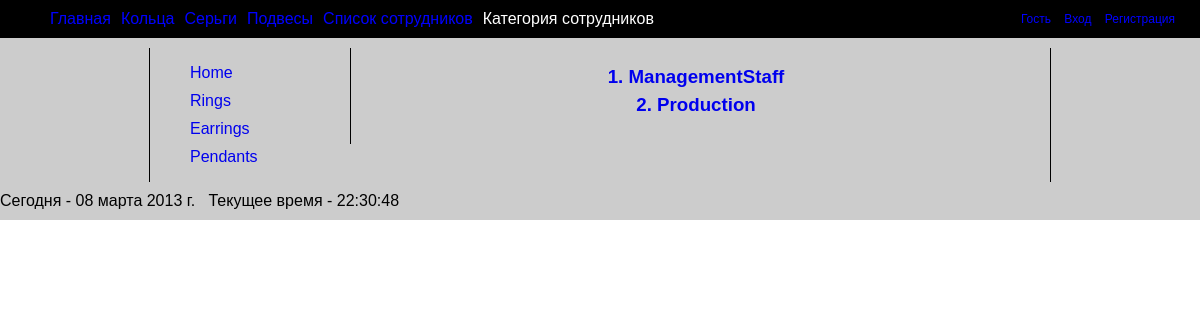
Page /employees_group_view/ on the earlier database version.
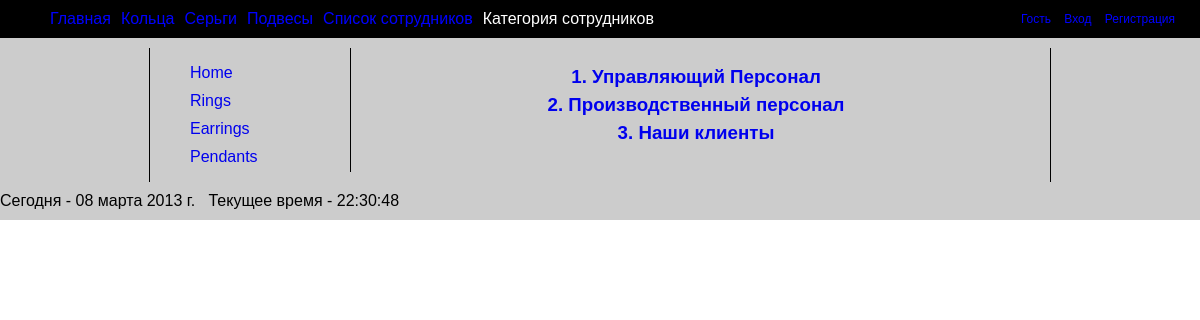
Same page on the later database version.
### myjeweler/apps/employees/models.py (models this page shows, shortened)
class Group(models.Model):
	name = models.CharField(max_length = 30)

### myjeweler/apps/employees/views.py (the view)
# urls.py: url(r'^employees_group_view/', include('myjeweler.apps.employees.urls')),
def employees_group_view(request):
	groups = Group.objects.all()
	return render(request, "employees.html",
					{'groups': groups })

### myjeweler/templates/employees.html
{% extends "base.html" %}
{% block employee_class %} class="active" {% endblock %}
{% block content %}
			{% for group in groups %}
			<h3><a href="/employees_group_view/employees_group_list/{{ group.id }}">
			 {{ forloop.counter }}. {{ group.name }}</a></h3>
			{% endfor %}
{% endblock content %}

Differences in the rows shown:
changed Group: name "ManagementStaff" → "Управляющий Персонал"
changed Group: name "Production" → "Производственный персонал"
added Group: name "Наши клиенты"
